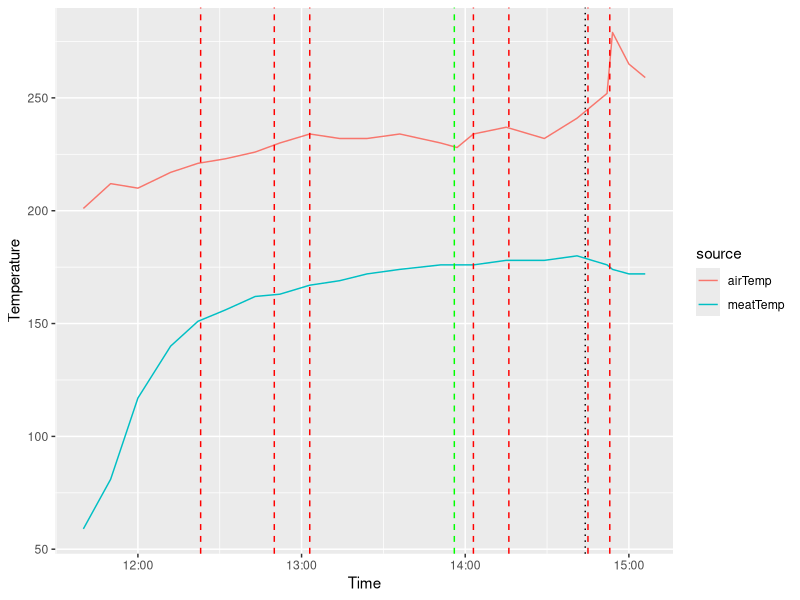

Write the R code that produced this figure.
## ---- chunk 1
library(ggplot2)
library(dplyr)
library(tidyr)

time=c('11:40','11:50','12:00','12:12','12:22','12:32','12:43','12:52','13:03','13:14','13:24','13:36','13:51','13:57','14:03','14:15','14:29','14:41',"14:52","14:54",'15:00','15:06')
meatTemp=c(59,81,117,140,151,156,162,163,167,169,172,174,176,176,176,178,178,180,176,174,172,172)
airTemp=c(201,212,210,217,221,223,226,230,234,232,232,234,230,228,234,237,232,241,252,279,265,259)

hm=as.POSIXct(strptime(time, '%H:%M',tz='GMT')) 
df=data.frame(meatTemp,airTemp,hm) %>%
  gather(source,temp,-hm)
p=ggplot(df,aes(hm,temp,color=source)) + 
  geom_line() + 
  ylab('Temperature') +
  xlab('Time') 

# add horizontal lines for vent adjustments
reductions=c('12:23','12:50','13:03','14:03','14:16','14:45','14:53')
for (t in reductions){
  p = p + geom_vline(xintercept = as.POSIXct(strptime(t, '%H:%M',tz='GMT')) ,linetype='dashed',size=0.5,color='red')
}
increases=c('13:56')
for (t in increases){
  p = p + geom_vline(xintercept = as.POSIXct(strptime(t, '%H:%M',tz='GMT')) ,linetype='dashed',size=0.5,color='green')
}
checking=c('14:44')
for (t in checking){
  p = p + geom_vline(xintercept = as.POSIXct(strptime(t, '%H:%M',tz='GMT')) ,linetype='dotted',size=0.5,color='black')
}

print(p) 
